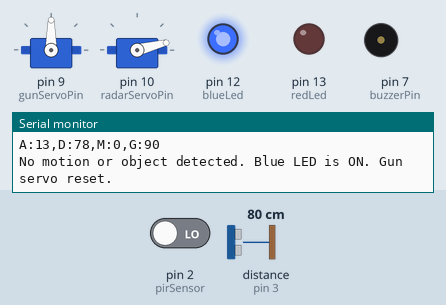
Recording of a sketch running on a simulated Arduino Uno, built with avr-gcc and run on an emulated ATmega328P. On the bench: 2 × servo, output pins drawn as LEDs (lit = HIGH), buzzer (waves = sounding, pin HIGH), the last lines printed to the serial monitor. Wiring (inferred from the names in the program): ultrasonic range finder: trigger pin 4; echo pin 3. Dashed ring = blinking. The test bench sets the inputs (shaded band); at power-on: distance to the obstacle (sensor on pin 3) 80 cm, pin 2 (pirSensor) LOW. The echo pulse lasts 58.3 µs per cm; pins used as bus, display or sensor lines are not drawn.

Above: at 1.2 s.
1.3 s: distance to the obstacle (sensor on pin 3) set to 2 cm
4.3 s: pin 2 (pirSensor) driven HIGH
At 4.85 s:
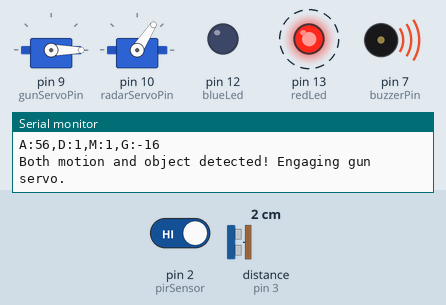
7.3 s: distance to the obstacle (sensor on pin 3) set to 18 cm
At 8.08 s:
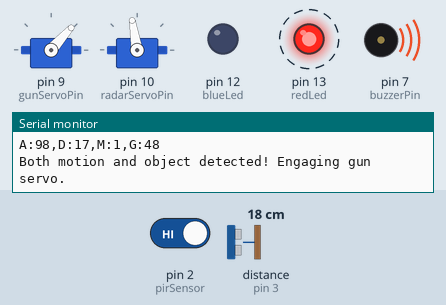
10.3 s: pin 2 (pirSensor) driven LOW
At 13.27 s:
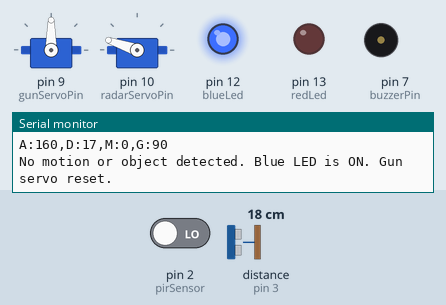
13.3 s: pin 2 (pirSensor) driven HIGH
At 14.37 s:
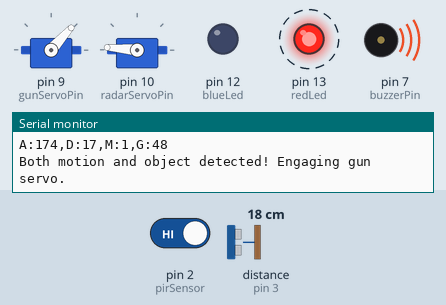
16.3 s: distance to the obstacle (sensor on pin 3) set to 4 cm
At 16.55 s:
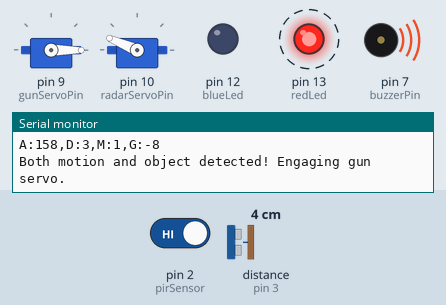
Timing chart, 0 to 27.0 s (numbered marks = the images above; inputs shaded):
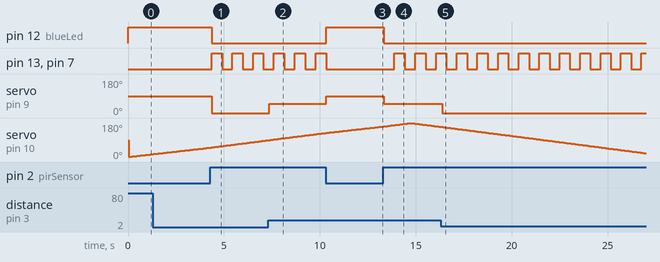

Measured:
- after the input at 4.3 s, pin 12 (blueLed): HIGH → LOW after 0.07 s; pin 13 (redLed), pin 7 (buzzerPin): alternates HIGH for 0.54 s and LOW for 0.54 s, starting after 0.07 s; servo on pin 9 (gunServoPin): 90° → 0° after 0.07 s
- after the input at 7.3 s, servo on pin 9 (gunServoPin): 0° → 48° after 0.07 s
- after the input at 10.3 s, pin 12 (blueLed): LOW → HIGH at once; pin 13 (redLed), pin 7 (buzzerPin): goes on until 10.3 s, then stays LOW; servo on pin 9 (gunServoPin): 48° → 90° at once
- after the input at 13.3 s, pin 12 (blueLed): HIGH → LOW at once; pin 13 (redLed), pin 7 (buzzerPin): alternates HIGH for 0.55 s and LOW for 0.55 s, starting after 0.57 s; servo on pin 9 (gunServoPin): 90° → 48° at once
- after the input at 16.3 s, servo on pin 9 (gunServoPin): 48° → 0° after 0.07 s

The sketch:

sketch_Arduino-Air-Defense-System.ino
```cpp
#include <Servo.h>

// --- Pin Definitions ---
const int pirSensor = 2;       // The PIR sensor's signal pin
const int redLed = 13;         // The red LED pin
const int blueLed = 12;        // The blue LED pin
const int buzzerPin = 7;       // The buzzer pin
const int trigPin = 4;         // Ultrasonic sensor Trigger pin
const int echoPin = 3;         // Ultrasonic sensor Echo pin
const int gunServoPin = 9;     // Servo motor pin for the 'gun'
const int radarServoPin = 10;  // Servo motor pin for the 'radar'

// --- Global Variables ---
int pirState = 0;
long duration;
int distance;
int gunServoAngle;

int radarAngle = 0;
int radarDirection = 1;
const int sweepSpeed = 10;
unsigned long lastSweepTime = 0;

// --- NEW variables for non-blocking flashing ---
unsigned long lastFlashTime = 0;
bool flashState = false;
const unsigned long flashInterval = 500; // ms (was delay(500))

Servo gunServo;
Servo radarServo;

void setup() {
  pinMode(redLed, OUTPUT);
  pinMode(blueLed, OUTPUT);
  pinMode(buzzerPin, OUTPUT);
  pinMode(trigPin, OUTPUT);

  pinMode(pirSensor, INPUT);
  pinMode(echoPin, INPUT);

  gunServo.attach(gunServoPin);
  radarServo.attach(radarServoPin);

  Serial.begin(9600);
}

void loop() {
  // --- PIR ---
  pirState = digitalRead(pirSensor);

  // --- Ultrasonic ---
  digitalWrite(trigPin, LOW);
  delayMicroseconds(2);
  digitalWrite(trigPin, HIGH);
  delayMicroseconds(10);
  digitalWrite(trigPin, LOW);

  duration = pulseIn(echoPin, HIGH);
  distance = duration * 0.034 / 2;

  // --- Radar sweep ---
  handleRadarSweep();

  // --- Send data to Processing ---
  Serial.print("A:");
  Serial.print(radarAngle);
  Serial.print(",D:");
  Serial.print(distance);
  Serial.print(",M:");
  Serial.print(pirState);
  Serial.print(",G:");
  Serial.println(gunServoAngle);

  // --- Threat logic ---
  if (pirState == HIGH && distance < 20) {
    // Blue OFF
    digitalWrite(blueLed, LOW);

    // Non-blocking blink for red LED + buzzer
    if (millis() - lastFlashTime >= flashInterval) {
      lastFlashTime = millis();
      flashState = !flashState;
      digitalWrite(redLed, flashState);
      digitalWrite(buzzerPin, flashState);
    }

    // Gun servo angle mapped to distance
    gunServoAngle = map(distance, 5, 50, 0, 180);
    gunServo.write(gunServoAngle);

    Serial.println("Both motion and object detected! Engaging gun servo.");
  } else {
    // Reset outputs
    digitalWrite(redLed, LOW);
    digitalWrite(buzzerPin, LOW);
    digitalWrite(blueLed, HIGH);

    // Gun servo neutral
    gunServo.write(90);
    gunServoAngle = 90;

    Serial.println("No motion or object detected. Blue LED is ON. Gun servo reset.");
  }
}

// --- Radar Sweep Function ---
void handleRadarSweep() {
  if (millis() - lastSweepTime > sweepSpeed) {
    lastSweepTime = millis();
    radarAngle += radarDirection;

    if (radarAngle >= 180 || radarAngle <= 0) {
      radarDirection *= -1;
    }

    radarServo.write(radarAngle);
  }
}
```
